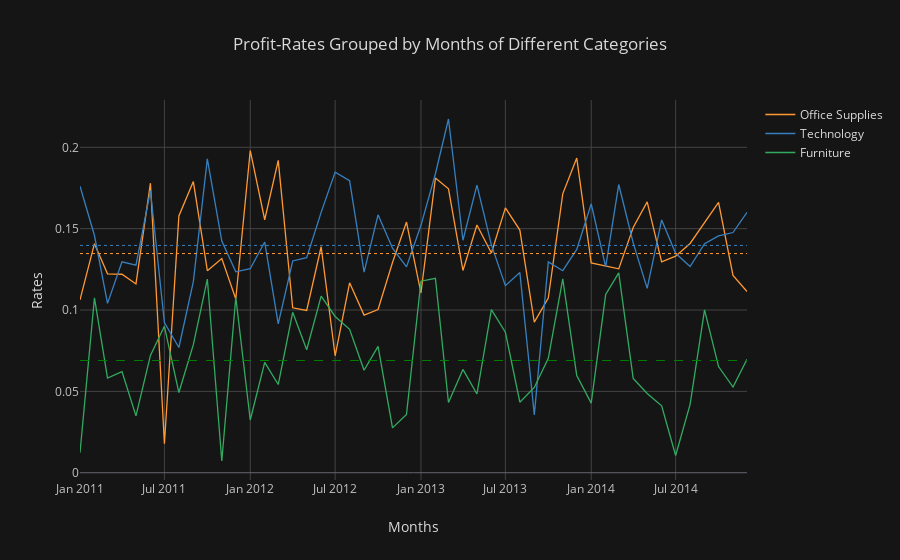

The notebook cell saved with this chart:
### Code cell
# 计算不同类别的利润率
catrates = unpack_months('Profit', sum, 'Category') / catsales
# 均值辅助线
lines = [
    {'y': catrates.iloc[:,0].mean(), 'color':'orange', 'dash':'dot'},
    {'y': catrates.iloc[:,1].mean(), 'color':'blue', 'dash':'dot'},
    {'y': catrates.iloc[:,2].mean(), 'color':'green', 'dash':'dash'}]

catrates.iplot(
    title='Profit-Rates Grouped by Months of Different Categories', 
    yTitle='Rates', xTitle='Months', 
    theme='solar', hline=lines
    )
